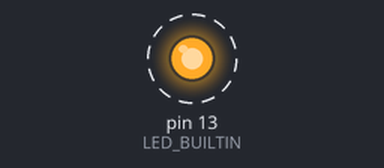
A sketch run on a simulated Arduino Uno, built with avr-gcc and run on an emulated ATmega328P. On the bench: output pins drawn as LEDs (lit = HIGH). Dashed ring = blinking.

Above: at 0.2 s.
Timing chart, 0 to 3.0 s (numbered marks = the images above):
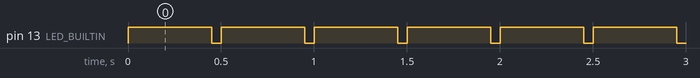

The sketch:

blink.ino
```cpp
// the setup function runs once when you press reset or power the board
void setup() {
  // initialize digital pin LED_BUILTIN as an output.
  pinMode(LED_BUILTIN, OUTPUT);
}

// the loop function runs over and over again forever
void loop() {
  digitalWrite(LED_BUILTIN, HIGH);   // turn the LED off (HIGH is the voltage level)
  delay(450);                       // wait for a second
  digitalWrite(LED_BUILTIN, LOW);    // turn the LED on by making the voltage LOW
  delay(50);                       // wait for a second
  //digitalWrite(LED_BUILTIN, digitalRead(LED_BUILTIN) ^ 1); // LED ein und aus
}
```

Measured:
- by itself, pin 13 (LED_BUILTIN): alternates HIGH for 0.45 s and LOW for 0.05 s
